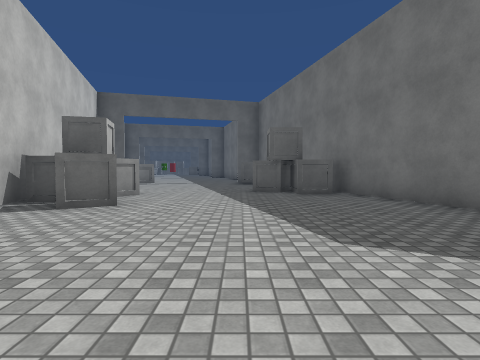
View 1 (above)

18 first-person views from a walk through a 3-D level made in the Unity game engine. The camera is 1.2 m above the floor, tilts 2° down and sees 80° across. The floor is counted in squares, 2 m on a side. Each view is taken from the middle of a square. On the plan, view 1 faces up. The plan holds only what a view shows up to about 9 squares ahead; the rest is blank. The place goes on beyond the plan. The player is left out. Some animated figures are not drawn. Surface patterns are stand-ins for the level's own textures.

View 2
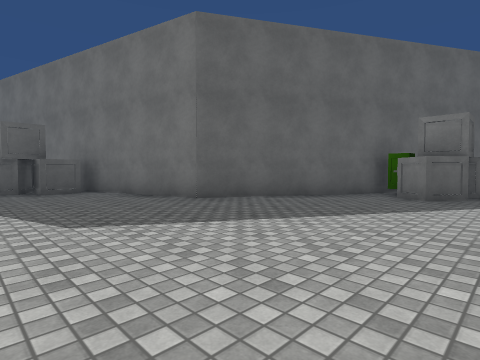

View 3
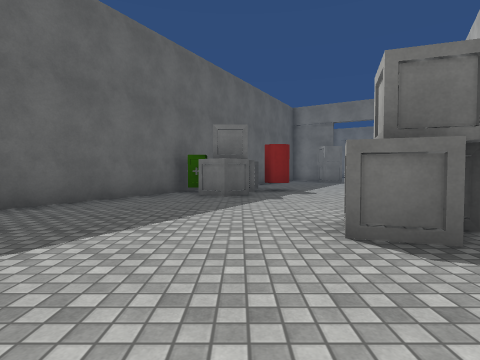

View 4
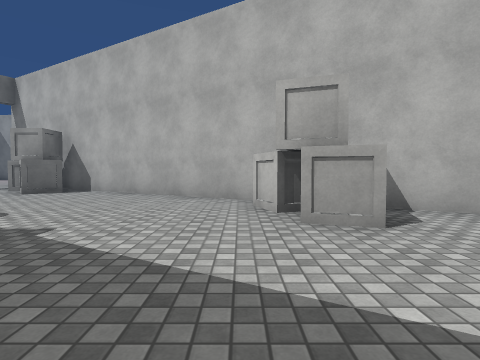

View 5
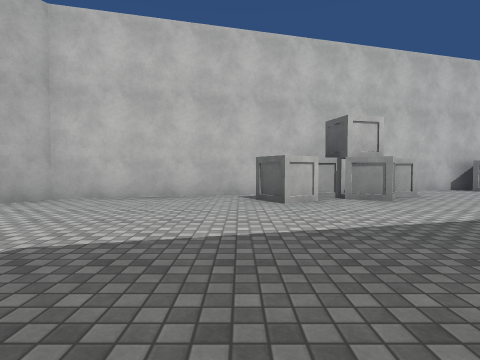

View 6
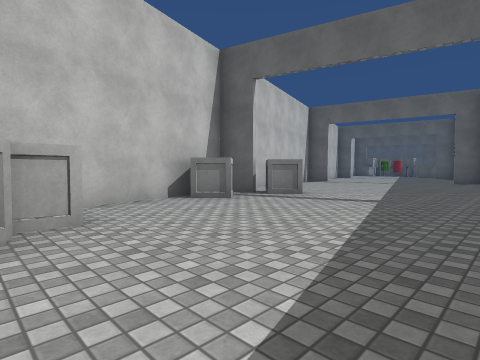

View 7
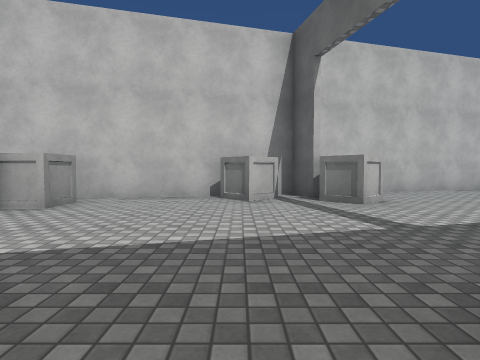

View 8
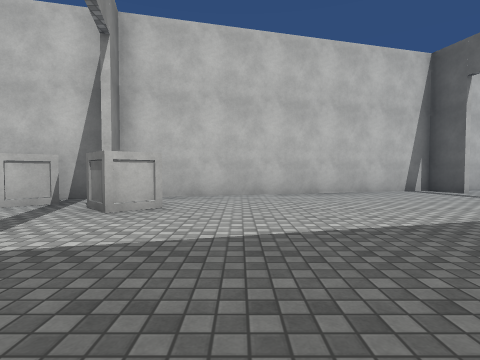

View 9
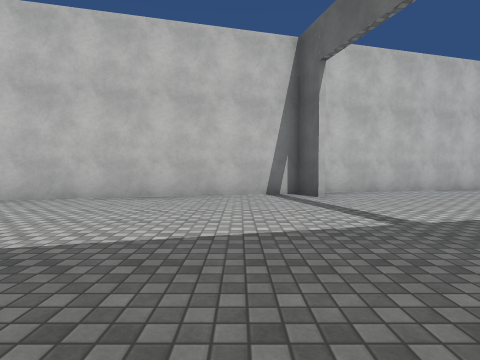

View 10
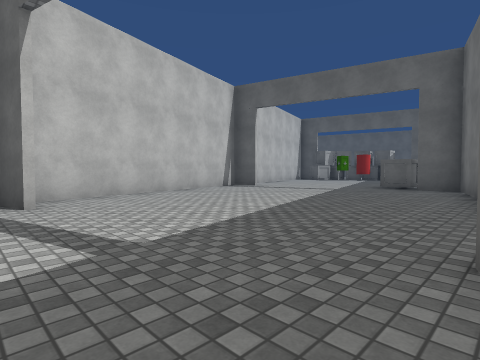

View 11
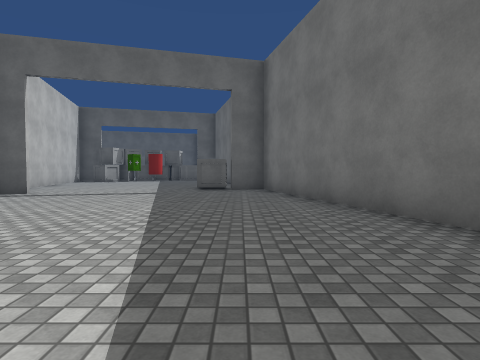

View 12
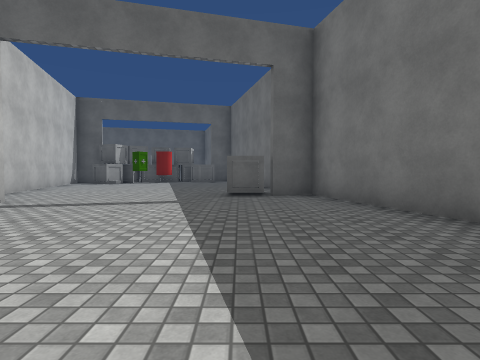

View 13
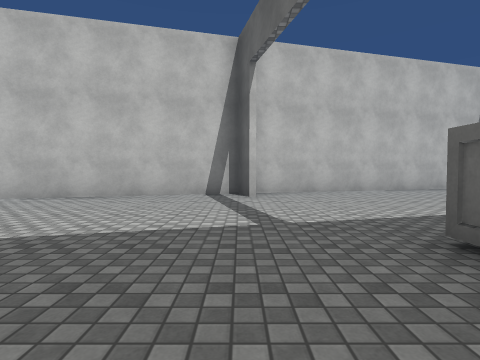

View 14
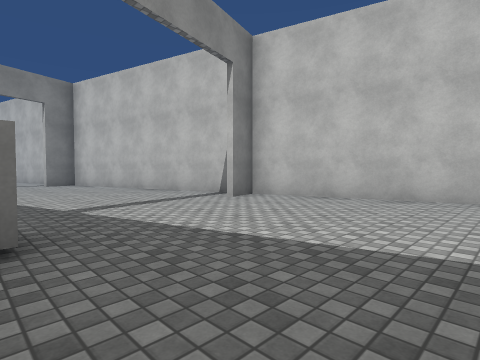

View 15
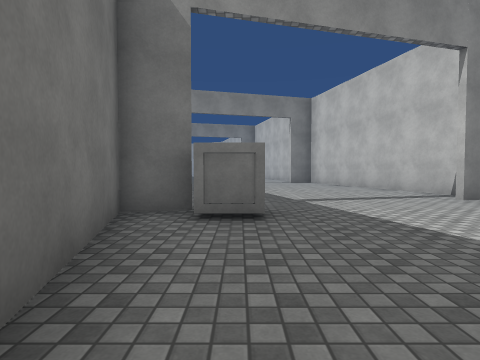

View 16
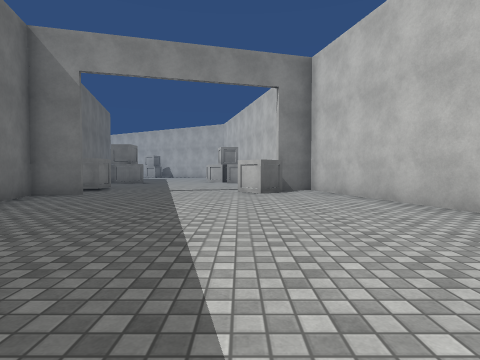

View 17
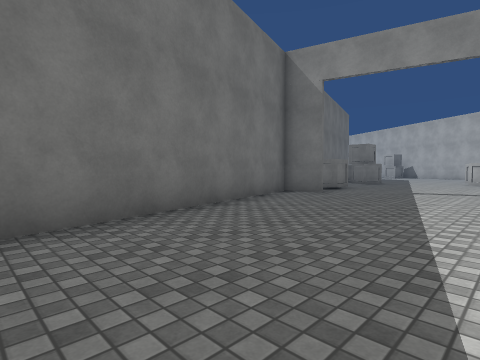

View 18
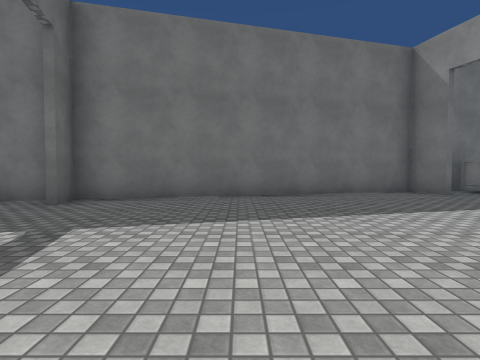

### Floor plan
Points are (right, up) in squares from view 1. A wall is a line through its corners. A room is listed if a view was taken in it or the views show most of it. See-through windows are left out.
Room 1 (views 1, 2, 3, 4, 5, 6, 7, 8, 9, 10, 11, 12, 13, 14, 15, 16, 17, 18)
walls: (1.4, 12.5) (1.3, 13); (-0.2, 14) (0.9, 14.3) (-1.3, 22.3) (-2.2, 22.1); (-5.3, 12.5) (-6.1, 12.3) (-2.8, 0.2) (-2, -0.3); (-1.4, 22.7) (-3.3, 29.8) (-4.3, 29.6); (-7.3, 20.7) (-8.3, 20.5) (-6.1, 12.4) (-5.4, 12.6); (8, 1.5) (3.7, 4) (2.6, 8.1); (0.7, -1.9) (1.8, -2.5); (3.7, -3.6) (9.6, -7); (-4.4, 29.7) (-3.3, 30) (-4.1, 33); (-9.3, 28.2) (-10.3, 28) (-8.4, 21); (-12, 34.5) (-10.3, 28.1) (-9.3, 28.4)
objects: other object (-5, 11); other object (-5, 13) to (-4, 13); other object (-5, 30); other object (-4, 6); other object (-4, 6) to (-3, 7); other object (-4, 8); other object (-3, 5) to (-2, 5); other object (0, 12) to (1, 13); other object (1, 8); other object (2, 7) to (2, 8); other object (3, -3) to (3, -2); other object (3, -1); other object (7, 0); other object (7, 1) to (8, 1); other object (8, -1); other object (8, 0); other object (9, -6) to (9, -5); other object (9, 0); other object (10, -6)

Where each view was taken, in squares from view 1:
view 1: 0 up, 0 right, facing up
view 2: 1 down, 0 right, facing up-right
view 3: 0 up, 0 right, facing right
view 4: 2 up, 4 right, facing down
view 5: 4 up, 3 right, facing left
view 6: 7 up, 0 right, facing up-left
view 7: 11 up, 1 right, facing left
view 8: 15 up, 0 right, facing left
view 9: 19 up, 1 left, facing left
view 10: 20 up, 2 left, facing up-left
view 11: 21 up, 4 left, facing up
view 12: 23 up, 5 left, facing up
view 13: 28 up, 3 left, facing left
view 14: 33 up, 5 left, facing down-left
view 15: 34 up, 5 left, facing down
view 16: 21 up, 4 left, facing down
view 17: 21 up, 4 left, facing down-right
view 18: 19 up, 7 left, facing right
